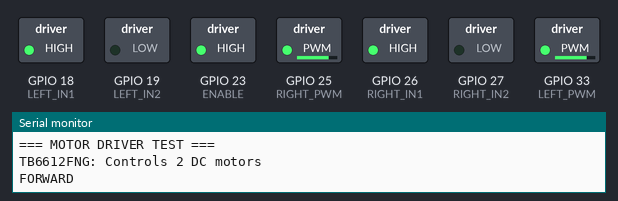
A program run on a simulated ESP32. Shown: switched loads named in the program (green lamp = pin HIGH), the last lines printed to the serial monitor.

Above: at 0.55 s.
At 3.15 s:
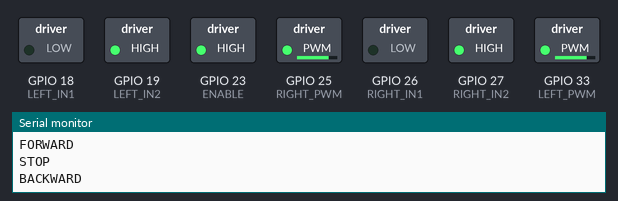
At 5.75 s:
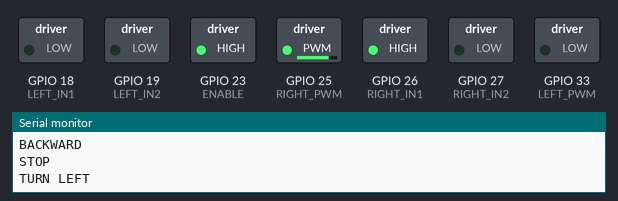
At 8.35 s:
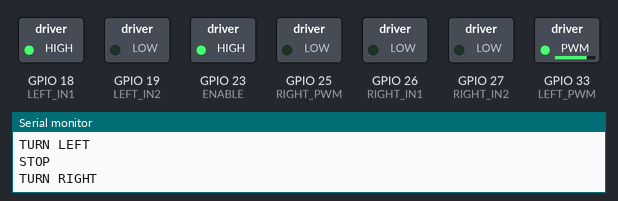
At 10.95 s:
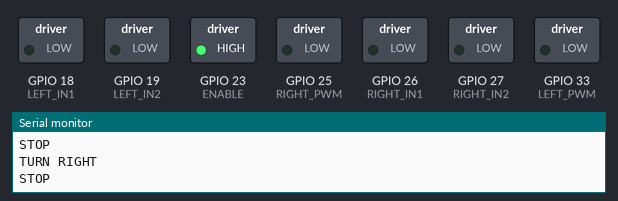
Timing chart, 0 to 14.2 s (numbered marks = the images above):
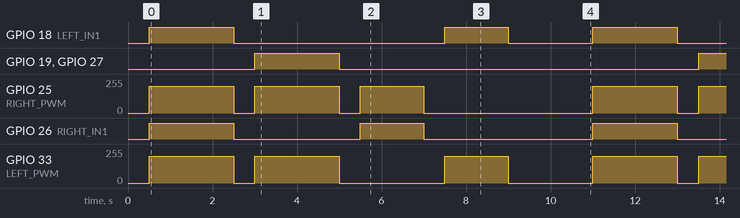

The program:

main.cpp
```cpp
#include <Arduino.h>

// === TB6612FNG MOTOR DRIVER PINS ===
#define ENABLE 23   // Enable pin (HIGH = ON)
#define LEFT_PWM 33 // Left motor speed (0-255)
#define LEFT_IN1 18 // Left motor direction
#define LEFT_IN2 19
#define RIGHT_PWM 25 // Right motor speed (0-255)
#define RIGHT_IN1 26 // Right motor direction
#define RIGHT_IN2 27

void setup()
{
    Serial.begin(115200);
    delay(500);
    Serial.println("\n=== MOTOR DRIVER TEST ===");
    Serial.println("TB6612FNG: Controls 2 DC motors\n");

    // Set all pins as outputs
    pinMode(ENABLE, OUTPUT);
    pinMode(LEFT_PWM, OUTPUT);
    pinMode(LEFT_IN1, OUTPUT);
    pinMode(LEFT_IN2, OUTPUT);
    pinMode(RIGHT_PWM, OUTPUT);
    pinMode(RIGHT_IN1, OUTPUT);
    pinMode(RIGHT_IN2, OUTPUT);

    // Turn ON motor driver
    digitalWrite(ENABLE, HIGH);
}

void moveForward()
{
    Serial.println("FORWARD");
    digitalWrite(LEFT_IN1, HIGH);
    digitalWrite(LEFT_IN2, LOW);
    digitalWrite(RIGHT_IN1, HIGH);
    digitalWrite(RIGHT_IN2, LOW);
    analogWrite(LEFT_PWM, 200);
    analogWrite(RIGHT_PWM, 200);
}

void moveBackward()
{
    Serial.println("BACKWARD");
    digitalWrite(LEFT_IN1, LOW);
    digitalWrite(LEFT_IN2, HIGH);
    digitalWrite(RIGHT_IN1, LOW);
    digitalWrite(RIGHT_IN2, HIGH);
    analogWrite(LEFT_PWM, 200);
    analogWrite(RIGHT_PWM, 200);
}

void turnRight()
{
    Serial.println("TURN RIGHT");
    digitalWrite(LEFT_IN1, HIGH);
    digitalWrite(LEFT_IN2, LOW);
    digitalWrite(RIGHT_IN1, LOW);
    digitalWrite(RIGHT_IN2, LOW);
    analogWrite(LEFT_PWM, 200);
    analogWrite(RIGHT_PWM, 0);
}

void turnLeft()
{
    Serial.println("TURN LEFT");
    digitalWrite(LEFT_IN1, LOW);
    digitalWrite(LEFT_IN2, LOW);
    digitalWrite(RIGHT_IN1, HIGH);
    digitalWrite(RIGHT_IN2, LOW);
    analogWrite(LEFT_PWM, 0);
    analogWrite(RIGHT_PWM, 200);
}

void stopMotors()
{
    Serial.println("STOP\n");
    digitalWrite(LEFT_IN1, LOW);
    digitalWrite(LEFT_IN2, LOW);
    digitalWrite(RIGHT_IN1, LOW);
    digitalWrite(RIGHT_IN2, LOW);
    analogWrite(LEFT_PWM, 0);
    analogWrite(RIGHT_PWM, 0);
}

void loop()
{
    moveForward();
    delay(2000);
    stopMotors();
    delay(500);

    moveBackward();
    delay(2000);
    stopMotors();
    delay(500);

    turnLeft();
    delay(1500);
    stopMotors();
    delay(500);

    turnRight();
    delay(1500);
    stopMotors();
    delay(2000);
}
```

Measured:
- by itself, GPIO 18 (LEFT_IN1): repeats every 10.5 s: LOW 5.0 s, HIGH 1.5 s, LOW 2.0 s, HIGH 2.0 s
- by itself, GPIO 19 (LEFT_IN2), GPIO 27 (RIGHT_IN2): alternates HIGH for 2.0 s and LOW for 8.5 s
- by itself, GPIO 25 (RIGHT_PWM): repeats every 10.5 s: 0/255 0.50 s, 200/255 2.0 s, 0/255 0.50 s, 200/255 1.5 s, 0/255 4.0 s, 200/255 2.0 s
- by itself, GPIO 26 (RIGHT_IN1): repeats every 10.5 s: LOW 3.0 s, HIGH 1.5 s, LOW 4.0 s, HIGH 2.0 s
- by itself, GPIO 33 (LEFT_PWM): repeats every 10.5 s: 0/255 0.50 s, 200/255 2.0 s, 0/255 2.5 s, 200/255 1.5 s, 0/255 2.0 s, 200/255 2.0 s
